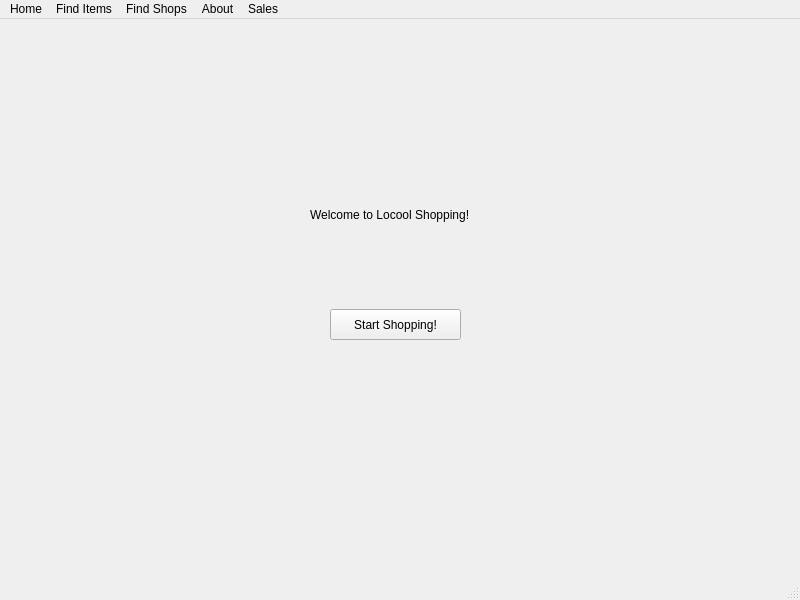
<?xml version="1.0" encoding="UTF-8"?>
<ui version="4.0">
 <class>MainWindow</class>
 <widget class="QMainWindow" name="MainWindow">
  <property name="geometry">
   <rect>
    <x>0</x>
    <y>0</y>
    <width>800</width>
    <height>600</height>
   </rect>
  </property>
  <property name="windowTitle">
   <string>MainWindow</string>
  </property>
  <widget class="QWidget" name="centralwidget">
   <widget class="QPushButton" name="pushButton">
    <property name="geometry">
     <rect>
      <x>330</x>
      <y>290</y>
      <width>131</width>
      <height>31</height>
     </rect>
    </property>
    <property name="text">
     <string>Start Shopping!</string>
    </property>
   </widget>
   <widget class="QLabel" name="label_pic">
    <property name="geometry">
     <rect>
      <x>30</x>
      <y>10</y>
      <width>761</width>
      <height>141</height>
     </rect>
    </property>
    <property name="text">
     <string/>
    </property>
   </widget>
   <widget class="QLabel" name="label">
    <property name="geometry">
     <rect>
      <x>310</x>
      <y>170</y>
      <width>321</width>
      <height>51</height>
     </rect>
    </property>
    <property name="text">
     <string>Welcome to Locool Shopping!</string>
    </property>
   </widget>
  </widget>
  <widget class="QMenuBar" name="menubar">
   <property name="geometry">
    <rect>
     <x>0</x>
     <y>0</y>
     <width>800</width>
     <height>24</height>
    </rect>
   </property>
   <widget class="QMenu" name="menuFile">
    <property name="title">
     <string>Home</string>
    </property>
   </widget>
   <widget class="QMenu" name="menuFind_Items">
    <property name="title">
     <string>Find Items</string>
    </property>
   </widget>
   <widget class="QMenu" name="menuAbout">
    <property name="title">
     <string>Find Shops</string>
    </property>
   </widget>
   <widget class="QMenu" name="menuAbout_2">
    <property name="title">
     <string>About</string>
    </property>
   </widget>
   <widget class="QMenu" name="menuSales">
    <property name="title">
     <string>Sales</string>
    </property>
   </widget>
   <addaction name="menuFile"/>
   <addaction name="menuFind_Items"/>
   <addaction name="menuAbout"/>
   <addaction name="menuAbout_2"/>
   <addaction name="menuSales"/>
  </widget>
  <widget class="QStatusBar" name="statusbar"/>
 </widget>
 <resources/>
 <connections/>
</ui>
